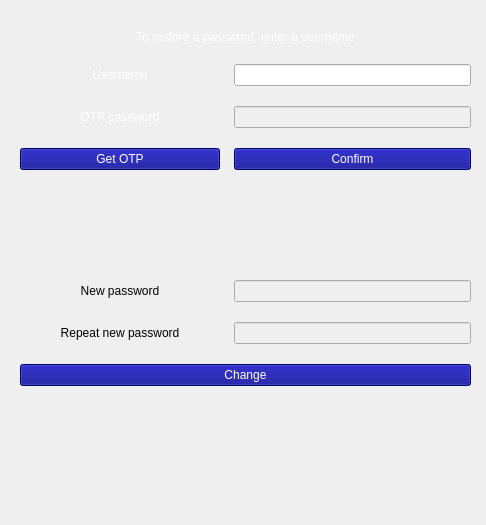
<?xml version="1.0" encoding="UTF-8"?>
<ui version="4.0">
 <class>Form</class>
 <widget class="QWidget" name="Form">
  <property name="geometry">
   <rect>
    <x>0</x>
    <y>0</y>
    <width>486</width>
    <height>525</height>
   </rect>
  </property>
  <property name="windowTitle">
   <string>Form</string>
  </property>
  <widget class="QWidget" name="formLayoutWidget_2">
   <property name="geometry">
    <rect>
     <x>20</x>
     <y>30</y>
     <width>451</width>
     <height>194</height>
    </rect>
   </property>
   <layout class="QFormLayout" name="formLayout_2">
    <property name="fieldGrowthPolicy">
     <enum>QFormLayout::AllNonFixedFieldsGrow</enum>
    </property>
    <property name="labelAlignment">
     <set>Qt::AlignLeading|Qt::AlignLeft|Qt::AlignTop</set>
    </property>
    <property name="formAlignment">
     <set>Qt::AlignLeading|Qt::AlignLeft|Qt::AlignTop</set>
    </property>
    <property name="horizontalSpacing">
     <number>14</number>
    </property>
    <property name="verticalSpacing">
     <number>20</number>
    </property>
    <item row="0" column="0" colspan="2">
     <widget class="QLabel" name="info_label">
      <property name="enabled">
       <bool>true</bool>
      </property>
      <property name="styleSheet">
       <string notr="true">#info_label { color : white; }</string>
      </property>
      <property name="text">
       <string>To restore a password, enter a username</string>
      </property>
      <property name="alignment">
       <set>Qt::AlignCenter</set>
      </property>
     </widget>
    </item>
    <item row="2" column="0">
     <widget class="QLabel" name="otp_password_label">
      <property name="sizePolicy">
       <sizepolicy hsizetype="Minimum" vsizetype="Minimum">
        <horstretch>0</horstretch>
        <verstretch>0</verstretch>
       </sizepolicy>
      </property>
      <property name="minimumSize">
       <size>
        <width>200</width>
        <height>0</height>
       </size>
      </property>
      <property name="layoutDirection">
       <enum>Qt::LeftToRight</enum>
      </property>
      <property name="styleSheet">
       <string notr="true">#otp_password_label { color : white; }</string>
      </property>
      <property name="text">
       <string>OTP password</string>
      </property>
      <property name="alignment">
       <set>Qt::AlignCenter</set>
      </property>
     </widget>
    </item>
    <item row="2" column="1">
     <widget class="QLineEdit" name="otp_password_edit">
      <property name="enabled">
       <bool>false</bool>
      </property>
      <property name="sizePolicy">
       <sizepolicy hsizetype="Minimum" vsizetype="Minimum">
        <horstretch>0</horstretch>
        <verstretch>0</verstretch>
       </sizepolicy>
      </property>
      <property name="minimumSize">
       <size>
        <width>200</width>
        <height>20</height>
       </size>
      </property>
      <property name="maximumSize">
       <size>
        <width>500</width>
        <height>16777215</height>
       </size>
      </property>
      <property name="mouseTracking">
       <bool>true</bool>
      </property>
      <property name="frame">
       <bool>true</bool>
      </property>
      <property name="alignment">
       <set>Qt::AlignLeading|Qt::AlignLeft|Qt::AlignVCenter</set>
      </property>
      <property name="dragEnabled">
       <bool>false</bool>
      </property>
      <property name="readOnly">
       <bool>false</bool>
      </property>
     </widget>
    </item>
    <item row="1" column="0">
     <widget class="QLabel" name="username_label">
      <property name="sizePolicy">
       <sizepolicy hsizetype="Minimum" vsizetype="Minimum">
        <horstretch>0</horstretch>
        <verstretch>0</verstretch>
       </sizepolicy>
      </property>
      <property name="minimumSize">
       <size>
        <width>200</width>
        <height>0</height>
       </size>
      </property>
      <property name="layoutDirection">
       <enum>Qt::LeftToRight</enum>
      </property>
      <property name="styleSheet">
       <string notr="true">#username_label { color : white; }</string>
      </property>
      <property name="text">
       <string>Username</string>
      </property>
      <property name="alignment">
       <set>Qt::AlignCenter</set>
      </property>
     </widget>
    </item>
    <item row="1" column="1">
     <widget class="QLineEdit" name="username_edit">
      <property name="enabled">
       <bool>true</bool>
      </property>
      <property name="sizePolicy">
       <sizepolicy hsizetype="Minimum" vsizetype="Minimum">
        <horstretch>0</horstretch>
        <verstretch>0</verstretch>
       </sizepolicy>
      </property>
      <property name="minimumSize">
       <size>
        <width>200</width>
        <height>20</height>
       </size>
      </property>
      <property name="maximumSize">
       <size>
        <width>500</width>
        <height>16777215</height>
       </size>
      </property>
      <property name="mouseTracking">
       <bool>true</bool>
      </property>
      <property name="inputMask">
       <string/>
      </property>
      <property name="frame">
       <bool>true</bool>
      </property>
      <property name="alignment">
       <set>Qt::AlignLeading|Qt::AlignLeft|Qt::AlignVCenter</set>
      </property>
      <property name="dragEnabled">
       <bool>false</bool>
      </property>
      <property name="readOnly">
       <bool>false</bool>
      </property>
     </widget>
    </item>
    <item row="3" column="1">
     <widget class="QPushButton" name="confirm_button">
      <property name="enabled">
       <bool>false</bool>
      </property>
      <property name="styleSheet">
       <string notr="true">#confirm_button{ background-color : darkBlue;color : white; }</string>
      </property>
      <property name="text">
       <string>Confirm</string>
      </property>
      <property name="checkable">
       <bool>false</bool>
      </property>
      <property name="checked">
       <bool>false</bool>
      </property>
     </widget>
    </item>
    <item row="3" column="0">
     <widget class="QPushButton" name="otp_button">
      <property name="enabled">
       <bool>true</bool>
      </property>
      <property name="minimumSize">
       <size>
        <width>200</width>
        <height>0</height>
       </size>
      </property>
      <property name="styleSheet">
       <string notr="true">#otp_button{ background-color : darkBlue;color : white; }</string>
      </property>
      <property name="text">
       <string>Get OTP</string>
      </property>
      <property name="checkable">
       <bool>false</bool>
      </property>
      <property name="checked">
       <bool>false</bool>
      </property>
     </widget>
    </item>
   </layout>
  </widget>
  <widget class="QWidget" name="formLayoutWidget_3">
   <property name="geometry">
    <rect>
     <x>20</x>
     <y>280</y>
     <width>451</width>
     <height>194</height>
    </rect>
   </property>
   <layout class="QFormLayout" name="formLayout_3">
    <property name="fieldGrowthPolicy">
     <enum>QFormLayout::AllNonFixedFieldsGrow</enum>
    </property>
    <property name="labelAlignment">
     <set>Qt::AlignLeading|Qt::AlignLeft|Qt::AlignTop</set>
    </property>
    <property name="formAlignment">
     <set>Qt::AlignLeading|Qt::AlignLeft|Qt::AlignTop</set>
    </property>
    <property name="horizontalSpacing">
     <number>14</number>
    </property>
    <property name="verticalSpacing">
     <number>20</number>
    </property>
    <item row="0" column="0">
     <widget class="QLabel" name="new_password_label">
      <property name="sizePolicy">
       <sizepolicy hsizetype="Minimum" vsizetype="Minimum">
        <horstretch>0</horstretch>
        <verstretch>0</verstretch>
       </sizepolicy>
      </property>
      <property name="minimumSize">
       <size>
        <width>200</width>
        <height>0</height>
       </size>
      </property>
      <property name="layoutDirection">
       <enum>Qt::LeftToRight</enum>
      </property>
      <property name="styleSheet">
       <string notr="true">#phone_label { color : white; }</string>
      </property>
      <property name="text">
       <string>New password</string>
      </property>
      <property name="alignment">
       <set>Qt::AlignCenter</set>
      </property>
     </widget>
    </item>
    <item row="0" column="1">
     <widget class="QLineEdit" name="new_password_edit">
      <property name="enabled">
       <bool>false</bool>
      </property>
      <property name="sizePolicy">
       <sizepolicy hsizetype="Minimum" vsizetype="Minimum">
        <horstretch>0</horstretch>
        <verstretch>0</verstretch>
       </sizepolicy>
      </property>
      <property name="minimumSize">
       <size>
        <width>200</width>
        <height>20</height>
       </size>
      </property>
      <property name="maximumSize">
       <size>
        <width>500</width>
        <height>16777215</height>
       </size>
      </property>
      <property name="mouseTracking">
       <bool>true</bool>
      </property>
      <property name="inputMask">
       <string/>
      </property>
      <property name="frame">
       <bool>true</bool>
      </property>
      <property name="alignment">
       <set>Qt::AlignLeading|Qt::AlignLeft|Qt::AlignVCenter</set>
      </property>
      <property name="dragEnabled">
       <bool>false</bool>
      </property>
      <property name="readOnly">
       <bool>false</bool>
      </property>
     </widget>
    </item>
    <item row="1" column="0">
     <widget class="QLabel" name="repeat_new_password_label">
      <property name="sizePolicy">
       <sizepolicy hsizetype="Minimum" vsizetype="Minimum">
        <horstretch>0</horstretch>
        <verstretch>0</verstretch>
       </sizepolicy>
      </property>
      <property name="minimumSize">
       <size>
        <width>200</width>
        <height>0</height>
       </size>
      </property>
      <property name="layoutDirection">
       <enum>Qt::LeftToRight</enum>
      </property>
      <property name="styleSheet">
       <string notr="true">#otp_password_label { color : white; }</string>
      </property>
      <property name="text">
       <string>Repeat new password</string>
      </property>
      <property name="alignment">
       <set>Qt::AlignCenter</set>
      </property>
     </widget>
    </item>
    <item row="1" column="1">
     <widget class="QLineEdit" name="repeat_new_password_edit">
      <property name="enabled">
       <bool>false</bool>
      </property>
      <property name="sizePolicy">
       <sizepolicy hsizetype="Minimum" vsizetype="Minimum">
        <horstretch>0</horstretch>
        <verstretch>0</verstretch>
       </sizepolicy>
      </property>
      <property name="minimumSize">
       <size>
        <width>200</width>
        <height>20</height>
       </size>
      </property>
      <property name="maximumSize">
       <size>
        <width>500</width>
        <height>16777215</height>
       </size>
      </property>
      <property name="mouseTracking">
       <bool>true</bool>
      </property>
      <property name="frame">
       <bool>true</bool>
      </property>
      <property name="alignment">
       <set>Qt::AlignLeading|Qt::AlignLeft|Qt::AlignVCenter</set>
      </property>
      <property name="dragEnabled">
       <bool>false</bool>
      </property>
      <property name="readOnly">
       <bool>false</bool>
      </property>
     </widget>
    </item>
    <item row="2" column="0" colspan="2">
     <widget class="QPushButton" name="change_button">
      <property name="enabled">
       <bool>false</bool>
      </property>
      <property name="styleSheet">
       <string notr="true">#change_button { background-color : darkBlue;color : white; }</string>
      </property>
      <property name="text">
       <string>Change</string>
      </property>
      <property name="checkable">
       <bool>false</bool>
      </property>
      <property name="checked">
       <bool>false</bool>
      </property>
     </widget>
    </item>
   </layout>
  </widget>
 </widget>
 <resources/>
 <connections/>
</ui>
